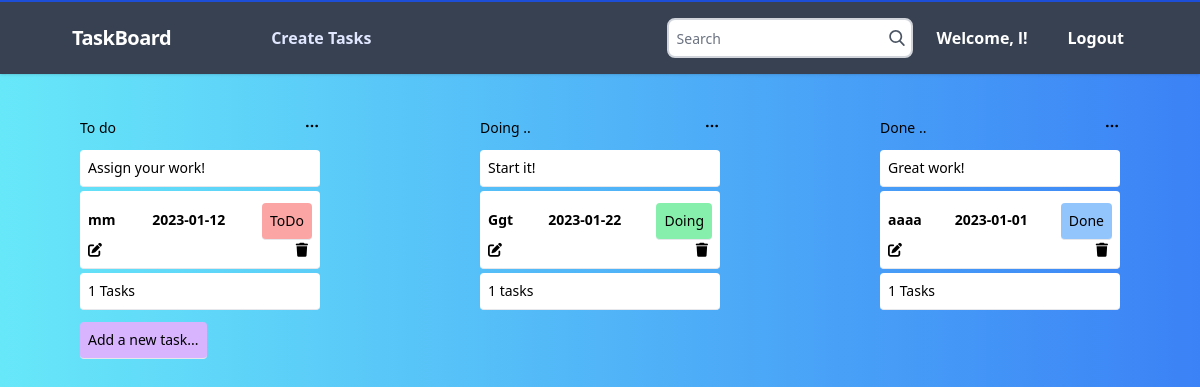
/view/profil.php (signed in), run on an earlier commit of the app's database.
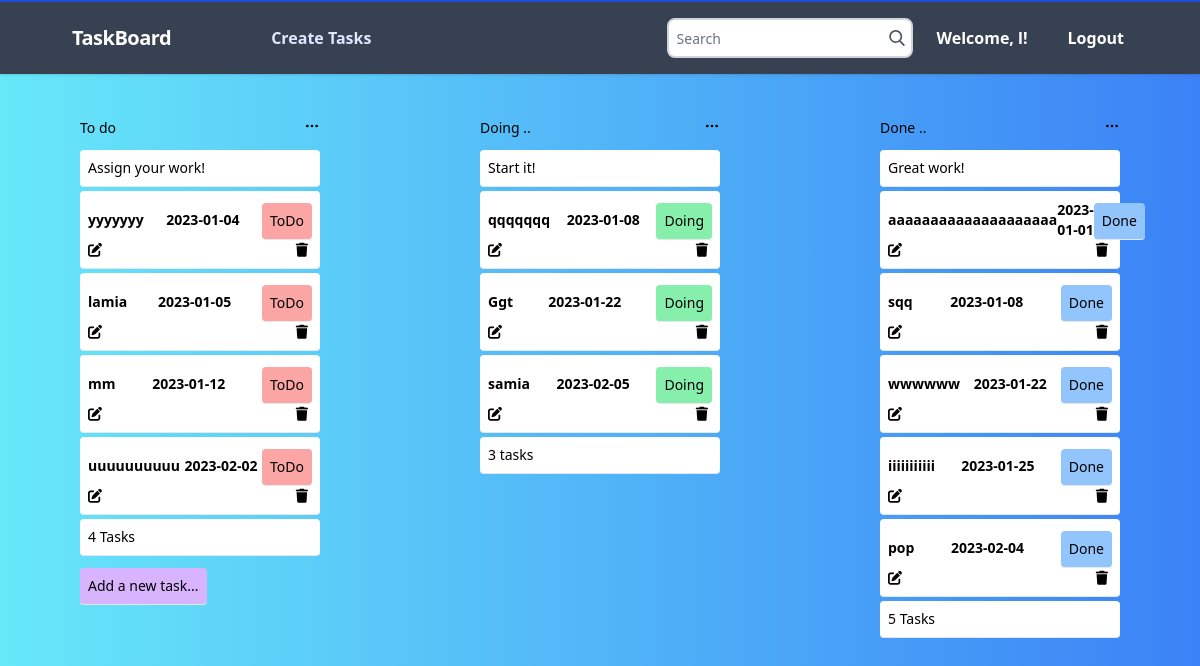
And on a later commit of the database.
### tables this page shows
CREATE TABLE `tasks` (
  `TaskId` int(11) NOT NULL,
  `TaskName` varchar(50) NOT NULL,
  `TaskStatus` varchar(10) NOT NULL,
  `TaskDeadline` date DEFAULT NULL,
  `UserId` int(11) NOT NULL
);

### controller/tasksController.php (called while the page is built, shortened)
<?php
require_once '../model/tasks.php';
require_once '../database/DB.php';
class TaskController{
	public function getTasksByUser(){
		if(isset($_SESSION['logged']) && $_SESSION['logged'] == true){
			$UserId = $_SESSION['UserId'];
			$tasks = task::getTasksByUser($UserId);
			return $tasks;
		}
	}
	}
?>

### database/DB.php (called while the page is built)
 <?php
class DB{
    static public function connect(){
        $db=new PDO("mysql:host=localhost;dbname=taskboard","root","");
        $db->exec("set names utf8");
        $db->setAttribute(PDO::ATTR_ERRMODE,PDO::ERRMODE_WARNING);
        return $db;
    }
}
?>

### model/tasks.php (called while the page is built, shortened)
<?php
require_once '../database/DB.php';
class task {
	static public function getTasksByUser($UserId) {
		$stmt = DB::connect()->prepare("SELECT tasks.* FROM tasks JOIN users ON tasks.UserId = users.UserId WHERE users.UserId = :UserId ORDER BY TaskDeadline ASC		");
		$stmt->execute(array(':UserId' => $UserId));
		return $stmt->fetchAll();
	}
	}

### view/profil.php (the view, shortened to what this page needs)
<?php
require_once '../controller/tasksController.php';
$data = new TaskController();
$tasks = $data->getTasksByUser();
?>
<!DOCTYPE html>
<html lang="en">
<head>
    <script src="https://cdn.tailwindcss.com"></script>
    <link href="css/style.css" rel="stylesheet" type="text/css">
	<script src="https://cdn.tailwindcss.com?plugins=forms,typography,aspect-ratio,line-clamp"></script>
    <link href="https://cdnjs.cloudflare.com/ajax/libs/font-awesome/5.13.0/css/all.min.css" rel="stylesheet">
    <link rel="stylesheet" href="https://cdnjs.cloudflare.com/ajax/libs/font-awesome/6.0.0/css/all.min.css" />
</head>
<body class="bg-gradient-to-r from-cyan-300 to-blue-500 w-full h-screen font-sans">
<nav class="flex items-center justify-between flex-wrap bg-gray-700 py-4 lg:px-12 shadow border-solid border-t-2 bg-gray-700 border-blue-700">
        <div class="flex justify-between lg:w-auto w-full lg:border-b-0 pl-6 pr-2  pb-5 lg:pb-0">
            <div class="flex items-center flex-shrink-0  mr-16">
                <span class="font-semibold text-white text-xl tracking-tight"> <a href="home.php">TaskBoard</a></span>
            </div>
        </div>
        <div class="menu w-full lg:block flex-grow lg:flex lg:items-center lg:w-auto lg:px-3 px-8 mobile-menu hidden">
        <div class="text-md font-bold text-indigo-100 lg:flex-grow">
        <?php if(isset($_SESSION['logged']) && $_SESSION['logged'] === true){ ?>
                <a href="profil.php"
                   class="block mt-4 lg:inline-block  lg:mt-0 hover:text-white px-4 py-2 rounded hover:bg-blue-700 mr-2">
                   Create Tasks
                </a>
                <?php } ?>
            </div>
            <?php if(isset($_SESSION['logged']) && $_SESSION['logged'] === true): ?>
                <form method="post" action="searchTable.php">
            <div class="relative mx-auto text-gray-600 lg:block hidden">
                <input
                    class="border-2 border-gray-300 bg-white h-10 pl-2 pr-8 rounded-lg text-sm focus:outline-none"
                    type="search" name="search" placeholder="Search">
                <button type="submit" name="submit" class="absolute right-0 top-0 mt-3 mr-2">
                </button>
            </div>
                </form>
            <div class="flex ">
    <div class="block text-md px-4 py-2 rounded text-white ml-2 font-bold hover:text-white mt-4 hover:bg-blue-700 lg:mt-0">Welcome, <?php echo $_SESSION['UserName']; ?>!</div>
    <a href="logout.php" class="block text-md px-4 py-2 rounded text-white ml-2 font-bold hover:text-white mt-4 hover:bg-blue-700 lg:mt-0">Logout</a>
<?php else: ?>
    <a href="register.php" class="block text-md px-4 py-2 rounded text-white ml-2 font-bold hover:text-white mt-4 hover:bg-blue-700 lg:mt-0">Sign up</a>
    <a href="login.php" class=" block text-md px-4  ml-2 py-2 rounded text-white font-bold hover:text-white mt-4 hover:bg-blue-700 lg:mt-0">login</a>
<?php endif; ?>
            </div>
        </div>
    </nav>
  <div class="grid grid-cols-1 sm:grid-cols-3  justify-between ">
<div class="bg-blue w-full p-8 flex justify-center font-sans">
<div class="rounded bg-grey-light w-64 p-2">
  <div class="flex justify-between py-1">
  	<h3 class="text-sm">To do</h3>
    <svg class="h-4 fill-current text-grey-dark cursor-pointer" xmlns="http://www.w3.org/2000/svg" viewBox="0 0 24 24"><path d="M5 10a1.999 1.999 0 1 0 0 4 1.999 1.999 0 1 0 0-4zm7 0a1.999 1.999 0 1 0 0 4 1.999 1.999 0 1 0 0-4zm7 0a1.999 1.999 0 1 0 0 4 1.999 1.999 0 1 0 0-4z"/></svg>
  </div>
  <div class="text-sm mt-2">
  	<div class="bg-white p-2 rounded mt-1 border-b border-grey cursor-pointer hover:bg-grey-lighter">
        Assign your work!
	</div>
    <?php $i=0; ?>
    <?php foreach($tasks as $task):?>
        <?php if($task['TaskStatus'] == 'ToDo'){  ?>
   <div class="bg-white p-2 rounded mt-1 border-b border-grey cursor-pointer hover:bg-grey-lighter">
       <div class="flex items-center justify-between"><span style="font-weight:bold;"><?php echo $task['TaskName'];?></span ><span style="font-weight:bold;"><?php echo $task['TaskDeadline'];?></span><span class="bg-red-300 p-2 rounded mt-1 border-b  "><?php echo $task['TaskStatus'];?></span></div>
       <div class="flex items-center justify-between">
                        <form method="POST" class="me-1" action="update.php">
                        <button type="submit" name="submit" ><i class="fa-solid fa-pen-to-square"></i></button>
                    </form>
                    <form method="POST" class="me-1" action="delete.php">
                        <button ><i class="fa fa-trash"></i></button>
                    </form></div>
	</div>
    <?php $i++; }?>
    <?php endforeach; ?>
    <div class="bg-white p-2 rounded mt-1 border-b border-grey cursor-pointer hover:bg-grey-lighter"><?php echo " $i Tasks"; ?></div>
    <button class="mt-3 text-grey-dark bg-purple-300 p-2 rounded mt-1 border-b  " onclick="addTask()"><a href="add.php">Add a new task...</a></button>
  </div>
</div>
 </div>
<div class="bg-blue w-full p-8 flex justify-center font-sans">
<div class="rounded bg-grey-light w-64 p-2">
  <div class="flex justify-between py-1">
  	<h3 class="text-sm">Doing ..</h3>
    <svg class="h-4 fill-current text-grey-dark cursor-pointer" xmlns="http://www.w3.org/2000/svg" viewBox="0 0 24 24"><path d="M5 10a1.999 1.999 0 1 0 0 4 1.999 1.999 0 1 0 0-4zm7 0a1.999 1.999 0 1 0 0 4 1.999 1.999 0 1 0 0-4zm7 0a1.999 1.999 0 1 0 0 4 1.999 1.999 0 1 0 0-4z"/></svg>
  </div>
  <div class="text-sm mt-2">
  	<div class="bg-white p-2 rounded mt-1 border-b border-grey cursor-pointer hover:bg-grey-lighter">
        Start it!
	</div>
    <?php $i=0; ?>
    <?php foreach($tasks as $task):?>
        <?php if($task['TaskStatus'] == 'Doing'){?>
     <div class="bg-white p-2 rounded mt-1 border-b border-grey cursor-pointer hover:bg-grey-lighter">
       <div class="flex items-center justify-between"><span style="font-weight:bold;"><?php echo $task['TaskName'];?></span ><span style="font-weight:bold;"><?php echo $task['TaskDeadline'];?></span><span class="bg-green-300 p-2 rounded mt-1 border-b  "><?php echo $task['TaskStatus'];?></span></div>
       <div class="flex items-center justify-between">
                        <form method="POST" class="me-1" action="update.php">
                        <button type="submit" name="submit" ><i class="fa-solid fa-pen-to-square"></i></button>
                    </form>
                    <form method="POST" class="me-1" action="delete.php">
                        <button ><i class="fa fa-trash"></i></button>
                    </form></div>
	</div>
    <?php $i++; }?>
    <?php endforeach; ?>
    <div class="bg-white p-2 rounded mt-1 border-b border-grey cursor-pointer hover:bg-grey-lighter"><?php echo"$i tasks"; ?></div>
  </div>
</div>
</div>
<div class="bg-blue w-full p-8 flex justify-center font-sans">
<div class="rounded bg-grey-light w-64 p-2">
  <div class="flex justify-between py-1">
  	<h3 class="text-sm">Done ..</h3>
    <svg class="h-4 fill-current text-grey-dark cursor-pointer" xmlns="http://www.w3.org/2000/svg" viewBox="0 0 24 24"><path d="M5 10a1.999 1.999 0 1 0 0 4 1.999 1.999 0 1 0 0-4zm7 0a1.999 1.999 0 1 0 0 4 1.999 1.999 0 1 0 0-4zm7 0a1.999 1.999 0 1 0 0 4 1.999 1.999 0 1 0 0-4z"/></svg>
  </div>
  <div class="text-sm mt-2">
  	<div class="bg-white p-2 rounded mt-1 border-b border-grey cursor-pointer hover:bg-grey-lighter">
        Great work!
	</div>
    <?php $i=0; ?>
    <?php foreach($tasks as $task):?>
        <?php if($task['TaskStatus'] == 'Done'){?>
     <div class="bg-white p-2 rounded mt-1 border-b border-grey cursor-pointer hover:bg-grey-lighter">
       <div class="flex items-center justify-between"><span style="font-weight:bold;"><?php echo $task['TaskName'];?></span ><span style="font-weight:bold;"><?php echo $task['TaskDeadline'];?></span><span class="bg-blue-300 p-2 rounded mt-1 border-b  "><?php echo $task['TaskStatus'];?></span></div>
       <div class="flex items-center justify-between">
                        <form method="POST" class="me-1" action="update.php">
                        <button type="submit" name="submit" ><i class="fa-solid fa-pen-to-square"></i></button>
                    </form>
                    <form method="POST" class="me-1" action="delete.php">
                        <button ><i class="fa fa-trash"></i></button>
                    </form></div>
	</div>
    <?php $i++; }?>
    <?php endforeach; ?>
    <div class="bg-white p-2 rounded mt-1 border-b border-grey cursor-pointer hover:bg-grey-lighter"><?php echo " $i Tasks"; ?></div>
  </div>
</div>
</div>
</div>
</body>
</html>

What changed in the data, as far as the page shows it:
removed tasks: TaskName "aaaa", TaskDeadline "2023-01-01", TaskStatus "Done", shown under "Done .."
added tasks: TaskName "yyyyyyy", TaskDeadline "2023-01-04", TaskStatus "ToDo", shown under "To do"
added tasks: TaskName "lamia", TaskDeadline "2023-01-05", TaskStatus "ToDo", shown under "To do"
added tasks: TaskName "uuuuuuuuuu", TaskDeadline "2023-02-02", TaskStatus "ToDo", shown under "To do"
added tasks: TaskName "qqqqqqq", TaskDeadline "2023-01-08", TaskStatus "Doing", shown under "Doing .."
added tasks: TaskName "samia", TaskDeadline "2023-02-05", TaskStatus "Doing", shown under "Doing .."
added tasks: TaskName "aaaaaaaaaaaaaaaaaaaa", TaskDeadline "2023-01-01", TaskStatus "Done", shown under "Done .."
added tasks: TaskName "sqq", TaskDeadline "2023-01-08", TaskStatus "Done", shown under "Done .."
added tasks: TaskName "wwwwww", TaskDeadline "2023-01-22", TaskStatus "Done", shown under "Done .."
added tasks: TaskName "iiiiiiiiiii", TaskDeadline "2023-01-25", TaskStatus "Done", shown under "Done .."
added tasks: TaskName "pop", TaskDeadline "2023-02-04", TaskStatus "Done", shown under "Done .."
Also different on the page:
$i: "1" → "4"
$i: "1" → "3"
$i: "1" → "5"
